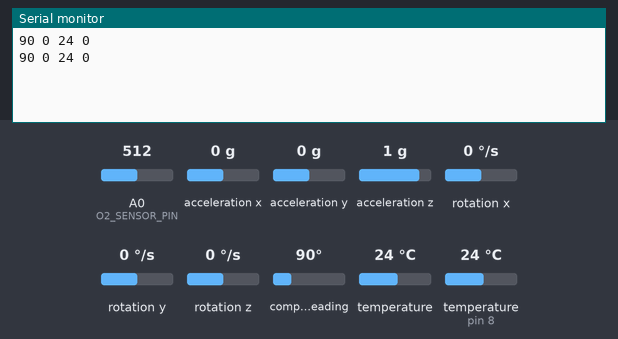
The sketch below on a simulated Arduino Uno, built with avr-gcc and run on an emulated ATmega328P. Shown: the last lines printed to the serial monitor. The test bench sets the inputs (shaded band); at power-on: acceleration x 0 g, temperature (sensor on pin 8) 24 °C, A0 (O2_SENSOR_PIN) = 512, acceleration z 1 g, compass heading 90°, acceleration y 0 g, rotation x 0 °/s, rotation y 0 °/s, rotation z 0 °/s, temperature 24 °C.

Above: at 2.3 s.
2.4 s: acceleration x set to -1.4 g
At 2.4 s:
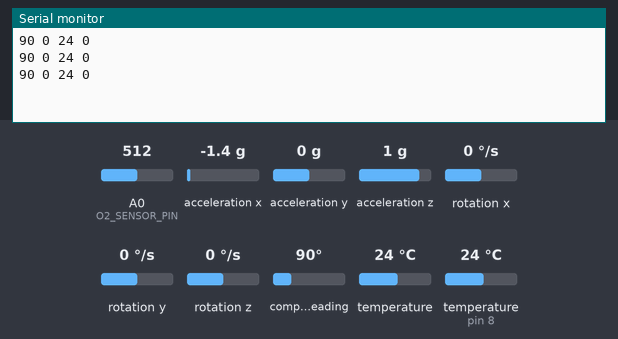
3.9 s: temperature (sensor on pin 8) set to 12 °C
At 4.3 s:
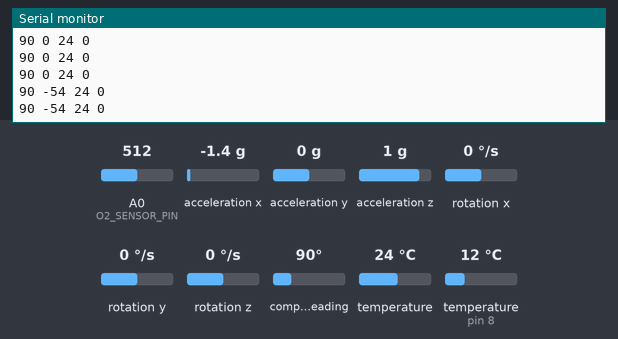
5.4 s: A0 (O2_SENSOR_PIN) set to 306
At 6.0 s:
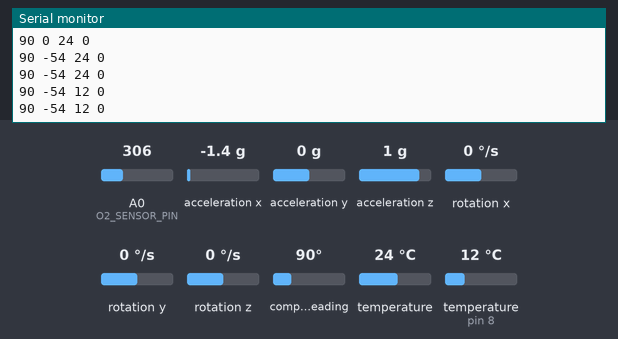
6.9 s: acceleration z set to -1.4 g
At 7.5 s:
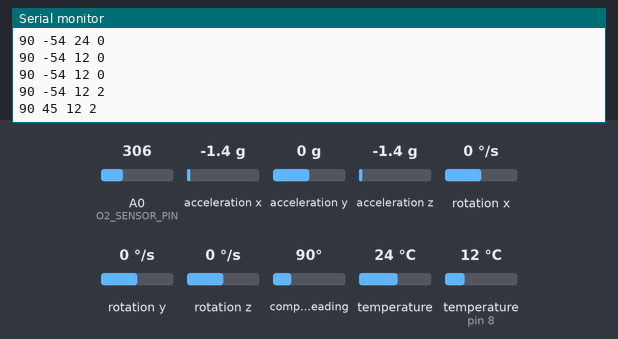
8.4 s: compass heading set to 7°
At 9.1 s:
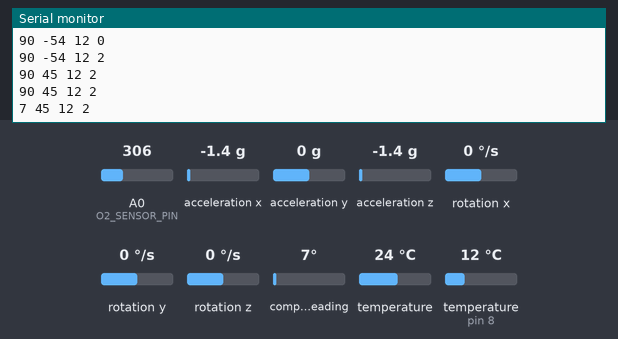
9.9 s: temperature (sensor on pin 8) set to 19 °C
At 10.4 s:
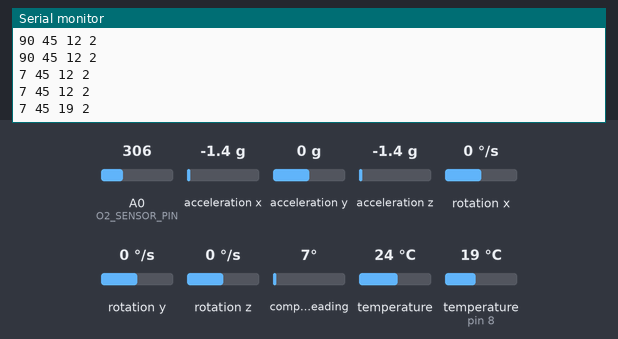
Timing chart, 0 to 12.4 s (numbered marks = the images above; inputs shaded):
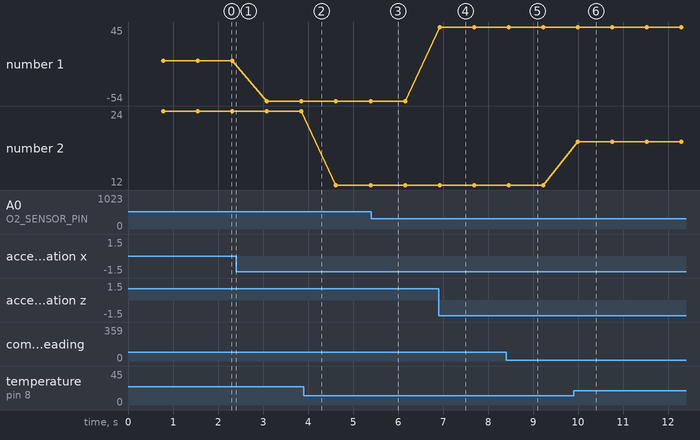

The sketch:

Sensors_Alpha.ino
```cpp
// Temperature Sensor libraries
#include <OneWire.h>
#include <DallasTemperature.h>

// Tilt Sensor libraries
#include <Wire.h>
#include <SPI.h>
#include <Adafruit_LSM9DS1.h>
#include <Adafruit_Sensor.h>

// Additional libraries
#include <math.h>

#define TEMP_PIN 8  // Data wire is conntect to the Arduino digital pin 7
#define LSM9DS1_SCL A5
#define LSM9DS1_MISO 12
#define LSM9DS1_SDA A4
#define LSM9DS1_XGCS 6
#define LSM9DS1_MCS 5
#define O2_SENSOR_PIN A0
#define VREF  5
#define G_CONVERT 0.101971621

// Setup a oneWire instance to communicate with any OneWire devices
OneWire oneWire(TEMP_PIN);

// Pass our oneWire reference to Dallas Temperature sensor
DallasTemperature sensors(&oneWire);

// i2c
Adafruit_LSM9DS1 lsm = Adafruit_LSM9DS1();

// Global variables that store the sensor information
int tilt;   // given in degrees
int temperature; // given in degrees Celcius
int north;       // given in degrees
int oxygen;        // given as levels: 0, 1, 2 with 0 being GOOD


// Set up the tilt sensor
void setupTiltSensor()
{
  // 1.) Set the accelerometer range
  lsm.setupAccel(lsm.LSM9DS1_ACCELRANGE_2G);
  //lsm.setupAccel(lsm.LSM9DS1_ACCELRANGE_4G);
  //lsm.setupAccel(lsm.LSM9DS1_ACCELRANGE_8G);
  //lsm.setupAccel(lsm.LSM9DS1_ACCELRANGE_16G);

  // 2.) Set the magnetometer sensitivity
  lsm.setupMag(lsm.LSM9DS1_MAGGAIN_4GAUSS);
  //lsm.setupMag(lsm.LSM9DS1_MAGGAIN_8GAUSS);
  //lsm.setupMag(lsm.LSM9DS1_MAGGAIN_12GAUSS);
  //lsm.setupMag(lsm.LSM9DS1_MAGGAIN_16GAUSS);

  // 3.) Setup the gyroscope
  lsm.setupGyro(lsm.LSM9DS1_GYROSCALE_245DPS);
  //lsm.setupGyro(lsm.LSM9DS1_GYROSCALE_500DPS);
  //lsm.setupGyro(lsm.LSM9DS1_GYROSCALE_2000DPS);
}

void setup() {
  // put your setup code here, to run once:

  // Start serial communication for debugging purposes
  Serial.begin(115200);

  while (!Serial) {
    delay(1); // will pause Zero, Leonardo, etc until serial console opens
  }

  // Try to initialise and warn if we couldn't detect the chip
  if (!lsm.begin())
  {
    //Serial.println("Oops ... unable to initialize the LSM9DS1. Check your wiring!");
    while (1);
  }
  //Serial.println("Found LSM9DS1 9DOF");

  setupTiltSensor();
  // Start up the library
  sensors.begin();
}

void loop() {

  // put your main code here, to run repeatly:
  lsm.read();  /* ask it to read in the tilt sensor data */

   // Call sensors.requestTemperatures() to issue a global temperature and Requests to all devices on the bus
  sensors.requestTemperatures();

  /* Get a new sensor event */
  sensors_event_t a, m, g, temp;

  lsm.getEvent(&a, &m, &g, &temp);

  int direction;
  float accel_x = a.acceleration.x*G_CONVERT;
  float accel_y = a.acceleration.y*G_CONVERT;
  float accel_z = a.acceleration.z*G_CONVERT;

  float check; // Used for tilt testing

  int level;

  // Calculate north direction (assuming flat surface)
  if (m.magnetic.y > 0) {
    direction = 90 - atan(m.magnetic.x/m.magnetic.y)*(180/PI);
  }
  else if (m.magnetic.y < 0) {
    direction = 270 - atan(m.magnetic.x/m.magnetic.y)*(180/PI);
  }
  else if (m.magnetic.y == 0 && m.magnetic.x < 0) {
    direction = 180;
  }
  else if (m.magnetic.y == 0 && m.magnetic.x > 0) {
    direction = 0;
  }

//  When static, check should be near 1g
//  check = sqrt((accel_x*accel_x) + (accel_y*accel_y) + (accel_z*accel_z));
//  Calculate the tilt
  tilt = atan(accel_x/accel_z)*180/PI;

// Measure the temperature
  temperature = sensors.getTempCByIndex(0);

// Measure the oxygen
  oxygen = readConcentration(O2_SENSOR_PIN);

  if (oxygen >= 19.6)
    level = 0;
  else if (oxygen >= 16.0 && oxygen < 19.6)
    level = 1;
  else if (oxygen < 16.0)
    level = 2;

  Serial.print(direction); Serial.print(" ");
  Serial.print(tilt); Serial.print(" ");
  Serial.print(temperature); Serial.print(" ");
  Serial.print(level); Serial.print(" ");
  Serial.println();

//   Serial.print("\nNorth: "); Serial.print(direction); Serial.print("°");
//   Serial.println();
//   Serial.print("Tilt: "); Serial.print(tilt); Serial.print("°");
//   Serial.println();
//   Serial.print("Temperature: "); Serial.print(temperature); Serial.print("°C");
//   Serial.println();
//   Serial.print("Oxygen: "); Serial.print(oxygen); Serial.print("%");
//   Serial.println();
}

float readO2Vout(uint8_t analogPin) {
  // Vout samples are with reference to 5V
  float MeasuredVout = (analogRead(analogPin) * (VREF / 1023.0)) - 0.06;
  return MeasuredVout;
}

float readConcentration(uint8_t analogPin) {
  float o2_concentrationInPercent;

  // Equation derived from linear relationship between O2 and voltage out
  o2_concentrationInPercent = readO2Vout(analogPin) * 11.0097;

  return o2_concentrationInPercent;
}
```

Measured:
- after the input at 6.9 s, the serial monitor: prints a new line at once (image 4)
- after the input at 8.4 s, the serial monitor: prints a new line after 0.06 s (image 5)
- after the input at 9.9 s, the serial monitor: prints a new line after 0.10 s (image 6)
- plotted number 1: 0 → -54 after the input at 2.4 s, -54 → 45 after the input at 6.9 s
- plotted number 2: 24 → 12 after the input at 3.9 s, 12 → 19 after the input at 9.9 s
